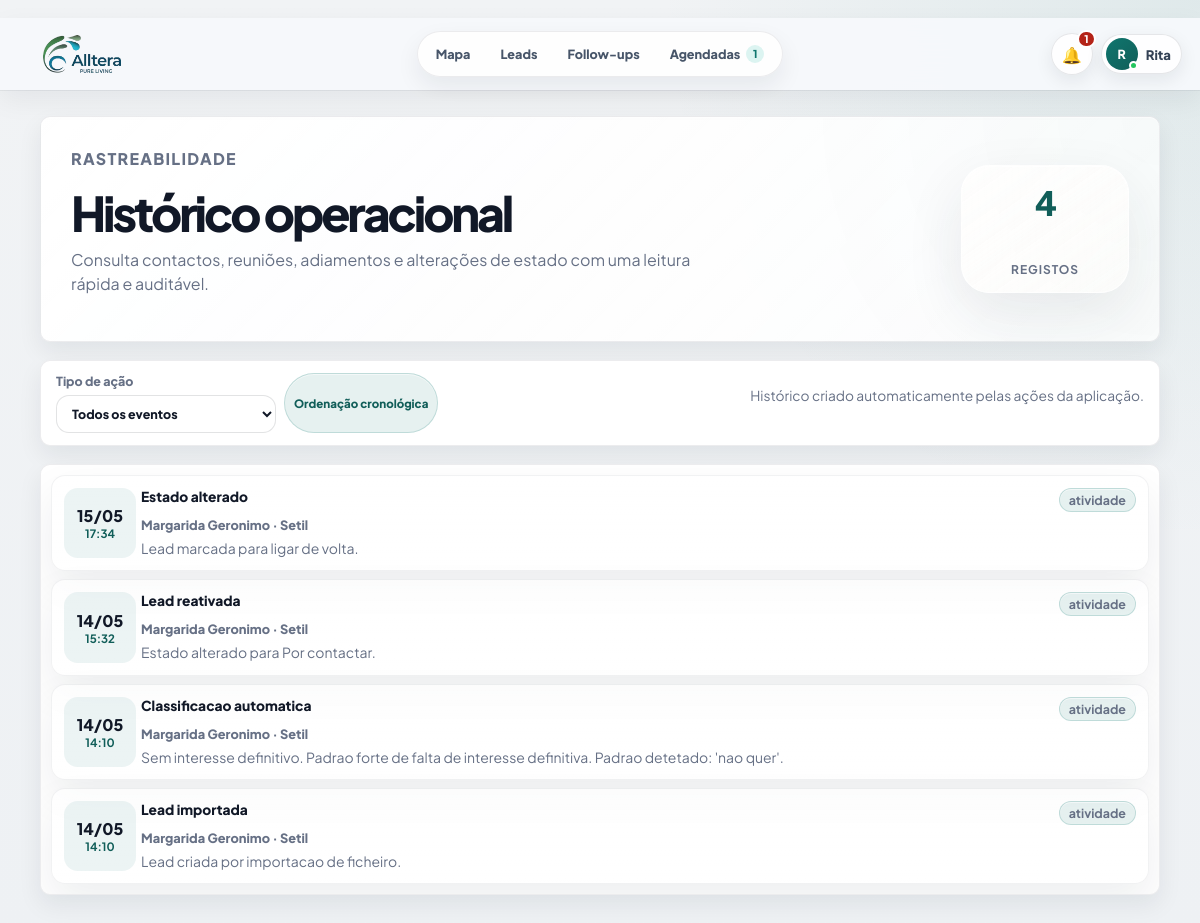
The app's page /historico?lead_id=35 (signed in), older data.
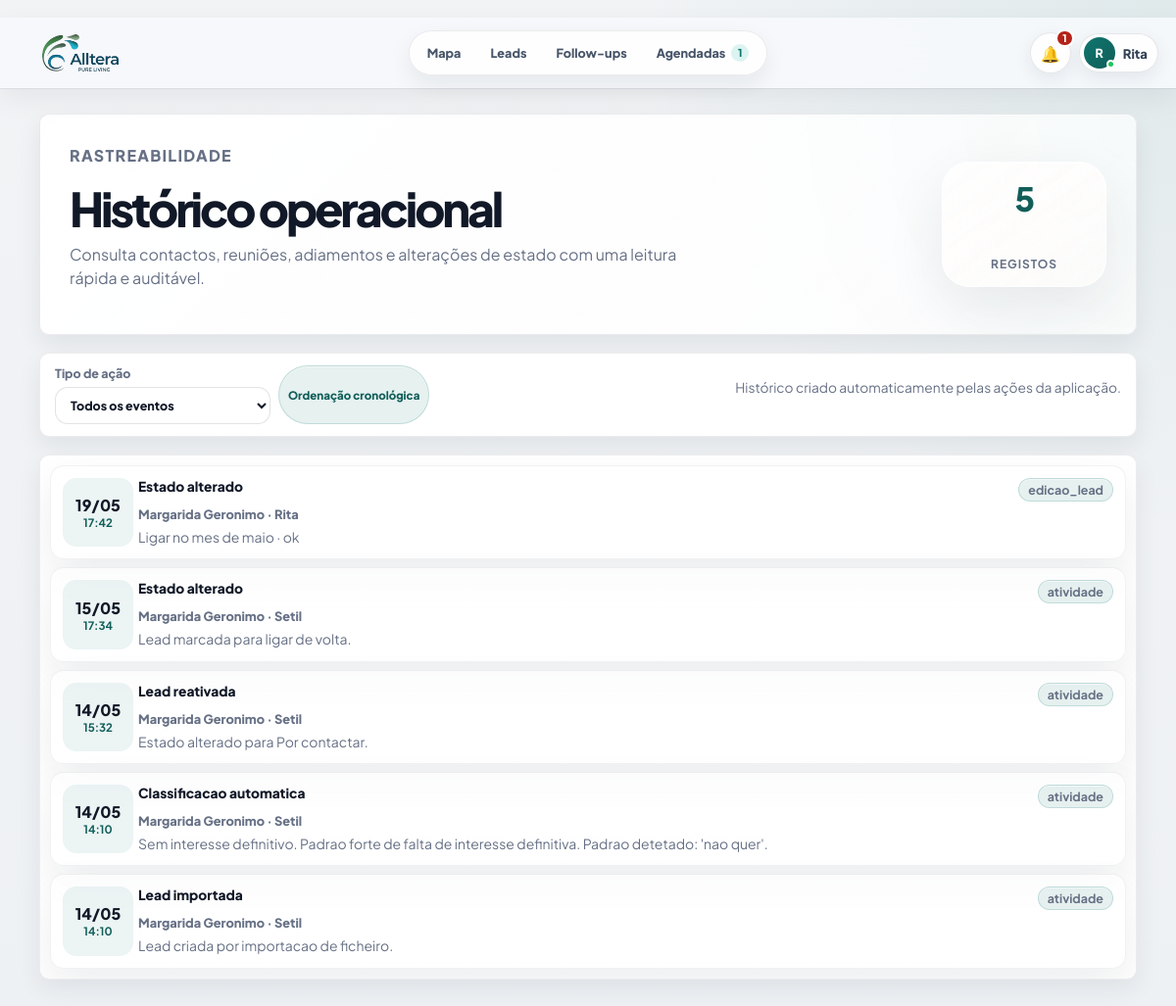
The same page, newer data.
### PlataformaApoioDecisaoComercial/models.py (models this page shows, shortened)
class User(UserMixin, db.Model):
    __tablename__ = "users"
    id = db.Column(db.Integer, primary_key=True)
    nome = db.Column(db.String(120), nullable=False)
    email = db.Column(db.String(160), nullable=False, unique=True, index=True)
    password_hash = db.Column(db.String(255), nullable=False)
    role = db.Column(db.String(40), nullable=False, default="comercial")
    ativo = db.Column(db.Boolean, nullable=False, default=True)
    created_at = db.Column(db.DateTime, default=datetime.utcnow)
    @property
    def is_active(self):
        return bool(self.ativo)
    historico = db.relationship("HistoricoLead", back_populates="user", lazy="dynamic")
    assigned_leads = db.relationship("Lead", back_populates="assigned_to", lazy="dynamic")

class HistoricoLead(db.Model):
    id = db.Column(db.Integer, primary_key=True)
    lead_id = db.Column(db.Integer, db.ForeignKey("lead.id"), nullable=False)
    user_id = db.Column(db.Integer, db.ForeignKey("users.id"), nullable=True, index=True)
    acao = db.Column(db.String(120), nullable=False)
    tipo_acao = db.Column(db.String(80), nullable=True, index=True)
    observacao = db.Column(db.Text, nullable=True)
    resultado = db.Column(db.String(120), nullable=True)
    comercial_responsavel = db.Column(db.String(80), nullable=True)
    created_at = db.Column(db.DateTime, default=datetime.utcnow)
    user = db.relationship("User", back_populates="historico")

class Lead(db.Model):
    id = db.Column(db.Integer, primary_key=True)
    nome_cliente = db.Column(db.String(180), nullable=True)
    area_negocio = db.Column(db.String(120), nullable=True)
    cidade = db.Column(db.String(80), nullable=True)
    empresa = db.Column(db.String(180), nullable=True)
    nome_empresa = db.Column(db.String(180), nullable=False)
    tipo_cliente = db.Column(db.String(80), nullable=False)
    morada = db.Column(db.String(220), nullable=True)
    codigo_postal = db.Column(db.String(20), nullable=True)
    localidade = db.Column(db.String(80), nullable=False)
    contacto = db.Column(db.String(120), nullable=True)
    telefone = db.Column(db.String(40), nullable=True)
    email = db.Column(db.String(160), nullable=True)
    categoria = db.Column(db.String(120), nullable=True)
    nif = db.Column(db.String(30), nullable=True)
    observacoes = db.Column(db.Text, nullable=True)
    observacoes_contacto = db.Column(db.Text, nullable=True)
    reuniao_info = db.Column(db.Text, nullable=True)
    classificacao_observacao = db.Column(db.String(80), nullable=True)
    motivo_classificacao = db.Column(db.Text, nullable=True)
    latitude = db.Column(db.Float, nullable=True)
    longitude = db.Column(db.Float, nullable=True)
    estado = db.Column(db.String(40), nullable=False, default="Por contactar")
    estado_lead = db.Column(db.String(40), nullable=True, default="Por contactar")
    prioridade = db.Column(db.String(20), nullable=True, default="Baixa")
    comercial_responsavel = db.Column(db.String(80), nullable=False, default="Flávia")
    data_novo_contacto = db.Column(db.Date, nullable=True)
    data_reuniao = db.Column(db.Date, nullable=True)
    hora_reuniao = db.Column(db.String(10), nullable=True)
    tags = db.Column(db.String(300), nullable=True)
    insight_tags = db.Column(db.String(400), nullable=True)
    insight_note = db.Column(db.Text, nullable=True)
    assigned_to_id = db.Column(db.Integer, db.ForeignKey("users.id"), nullable=True, index=True)
    created_at = db.Column(db.DateTime, default=datetime.utcnow)
    updated_at = db.Column(db.DateTime, default=datetime.utcnow, onupdate=datetime.utcnow)
    assigned_to = db.relationship("User", back_populates="assigned_leads")
    historico = db.relationship(
        "HistoricoLead",
        backref="lead",
        cascade="all, delete-orphan",
        order_by="desc(HistoricoLead.created_at)",
    )

### PlataformaApoioDecisaoComercial/app.py (the view)
    @app.route("/historico")
    @login_required
    def historico():
        lead_id = request.args.get("lead_id", type=int)
        query = HistoricoLead.query
        if lead_id:
            query = query.filter_by(lead_id=lead_id)
        entries = (
            query.options(joinedload(HistoricoLead.user), joinedload(HistoricoLead.lead))
            .order_by(HistoricoLead.created_at.desc())
            .limit(300)
            .all()
        )
        return render_template("historico.html", entries=entries)

### PlataformaApoioDecisaoComercial/app.py (called while the page is built, shortened)
def normalize_lookup(value):
    text = str(value or "").strip().lower()
    text = unicodedata.normalize("NFKD", text)
    return "".join(char for char in text if not unicodedata.combining(char))

def clean_text(value):
    return re.sub(r"\s+", " ", str(value or "").strip())

def parse_time_value(value):
    value = clean_text(value)
    if not value:
        return None
    match = re.fullmatch(r"([01]?\d|2[0-3]):([0-5]\d)(?::[0-5]\d)?", value)
    if not match:
        return None
    return f"{int(match.group(1)):02d}:{match.group(2)}"

def scheduled_time_label(lead):
    return parse_time_value(getattr(lead, "hora_reuniao", None)) or ""

def is_scheduled_lead(lead):
    if not lead or not lead.data_novo_contacto:
        return False
    state = normalize_legacy_state(lead.estado)
    text = normalize_lookup(" ".join([
        lead.estado or "",
        lead.classificacao_observacao or "",
        lead.observacoes or "",
        lead.observacoes_contacto or "",
        lead.motivo_classificacao or "",
    ]))
    if state in SCHEDULED_STATES:
        return True

def scheduled_badge_count():
    today = date.today()
    return (
        Lead.query.filter(
            Lead.data_novo_contacto.isnot(None),
            Lead.data_novo_contacto <= today,
            Lead.estado.in_(list(SCHEDULED_STATES)),
        ).count()
    )

def normalize_legacy_state(state):
    value = clean_text(state)
    mapping = {
        "Contactado": "Ligar de volta",
        "Reunião marcada": "Já tratado / no CRM",
        "ReuniÃ£o marcada": "Já tratado / no CRM",
        "Cliente existente": "Já tratado / no CRM",
        "Sem interesse definitivo": "Sem interesse",
    }
    return mapping.get(value, value)

### PlataformaApoioDecisaoComercial/templates/historico.html (shortened to what this page needs)
{% extends "base.html" %}
{% block content %}
<main class="page-shell history-page">
    <section class="panel import-hero history-hero">
        <div>
            <p class="eyebrow">Rastreabilidade</p>
            <h1>Histórico operacional</h1>
            <p>Consulta contactos, reuniões, adiamentos e alterações de estado com uma leitura rápida e auditável.</p>
        </div>
        <div class="history-hero__meta">
            <span>{{ entries|length }}</span>
            <strong>registos</strong>
        </div>
    </section>
    <section class="panel history-toolbar">
        <div>
            <label class="history-filter-label">Tipo de ação
                <select id="historyActionFilter">
                    <option value="">Todos os eventos</option>
                </select>
            </label>
            <span class="tag tag--soft">Ordenação cronológica</span>
        </div>
        <p class="hint">Histórico criado automaticamente pelas ações da aplicação.</p>
    </section>
    <section class="panel history-panel">
        <div class="history-table">
            {% for entry in entries %}
            <article class="history-entry" data-action-text="{{ (entry.tipo_acao or entry.acao)|lower }}">
                <div class="history-entry__date">
                    <strong>{{ entry.created_at.strftime("%d/%m") }}</strong>
                    <span>{{ entry.created_at.strftime("%H:%M") }}</span>
                </div>
                <div class="history-entry__body">
                    <div class="history-entry__top">
                        <strong>{{ entry.acao }}</strong>
                        <span class="tag action-badge">{{ entry.tipo_acao or "atividade" }}</span>
                    </div>
                    <span>{{ entry.lead.nome_empresa if entry.lead else "Lead removida" }} · {{ entry.user.nome if entry.user else entry.comercial_responsavel or "Sem utilizador" }}</span>
                    <p>{{ entry.observacao or "Sem observacao" }}{% if entry.resultado %} · {{ entry.resultado }}{% endif %}</p>
                </div>
            </article>
            {% else %}
            <p class="empty-state">Ainda nao existem registos de historico.</p>
            {% endfor %}
        </div>
    </section>
</main>
{% endblock %}

### PlataformaApoioDecisaoComercial/templates/base.html (shortened to what this page needs)
﻿<!doctype html>
<html lang="pt">
<head>
    <link rel="stylesheet" href="https://unpkg.com/leaflet@1.9.4/dist/leaflet.css">
    <link rel="stylesheet" href="{{ url_for('static', filename='css/styles.css') }}">
</head>
<body>
    <div class="app-shell">
        <header class="topbar topbar--minimal" id="appTopbar" aria-label="Barra superior">
            <a class="topnav-brand" href="{{ url_for('admin_overview') if current_user.is_authenticated and current_user.role == 'admin' else (url_for('mapa_leads') if current_user.is_authenticated else url_for('login')) }}" aria-label="Alltera">
                <span class="topnav-brand__logo" aria-hidden="true">
                    <img src="{{ url_for('static', filename='alltera-logo.png') }}" alt="">
                </span>
            </a>
            {% if current_user.is_authenticated %}
            <nav class="topnav-pill" aria-label="Navegação principal">
                {% if current_user.role == "admin" %}
                <a href="{{ url_for('admin_overview') }}" {% if request.endpoint == 'admin_overview' %}aria-current="page"{% endif %}>Overview</a>
                <a href="{{ url_for('mapa_leads') }}" {% if request.endpoint == 'mapa_leads' %}aria-current="page"{% endif %}>Mapa</a>
                <a href="{{ url_for('todas_leads') }}" {% if request.endpoint == 'todas_leads' %}aria-current="page"{% endif %}>Leads</a>
                <a href="{{ url_for('admin_users') }}" {% if request.endpoint == 'admin_users' %}aria-current="page"{% endif %}>Equipa</a>
                <a href="{{ url_for('historico') }}" {% if request.endpoint == 'historico' %}aria-current="page"{% endif %}>Auditoria</a>
                <a href="{{ url_for('importar_leads') }}" {% if request.endpoint == 'importar_leads' %}aria-current="page"{% endif %}>Importar Leads</a>
                {% else %}
                <a href="{{ url_for('mapa_leads') }}" {% if request.endpoint == 'mapa_leads' %}aria-current="page"{% endif %}>Mapa</a>
                <a href="{{ url_for('todas_leads') }}" {% if request.endpoint == 'todas_leads' %}aria-current="page"{% endif %}>Leads</a>
                <a href="{{ url_for('esquecidas') }}" {% if request.endpoint == 'esquecidas' %}aria-current="page"{% endif %}>Follow-ups</a>
                <a href="{{ url_for('agendadas') }}" {% if request.endpoint == 'agendadas' %}aria-current="page"{% endif %}>
                    Agendadas
                    {% if scheduled_sidebar_count %}
                    <strong class="topnav-badge">{{ scheduled_sidebar_count }}</strong>
                    {% endif %}
                </a>
                {% endif %}
            </nav>
            {% endif %}
            <div class="topbar__actions">
                {% if current_user.is_authenticated %}
                {% set display_name = current_user.nome or current_user.email %}
                {% set first_name = display_name.split()[0] %}
                <div class="notifications-menu" id="notificationsMenu">
                    <button class="notifications-trigger" id="notificationsButton" type="button" aria-haspopup="menu" aria-expanded="false" aria-controls="notificationsDropdown" title="Notificações operacionais">
                        <span aria-hidden="true">🔔</span>
                        {% if operational_notifications.count > 0 %}
                        <strong>{{ operational_notifications.count }}</strong>
                        {% endif %}
                    </button>
                </div>
                <div class="profile-menu" id="profileMenu">
                    <button class="profile-trigger" id="profileMenuButton" type="button" aria-haspopup="menu" aria-expanded="false" aria-controls="profileDropdown">
                        <span class="profile-avatar" aria-hidden="true">{{ display_name[:1]|upper }}<i></i></span>
                        <span class="profile-trigger__name">{{ first_name }}</span>
                    </button>
                </div>
                {% endif %}
            </div>
        </header>
        <div class="app-shell__content">
            {% block content %}{% endblock %}
        </div>
    </div>
    {% if current_user.is_authenticated %}
    <aside class="command-palette" id="commandPalette" aria-hidden="true">
    </aside>
    <aside class="global-lead-drawer" id="globalLeadDrawer" aria-hidden="true">
    </aside>
    {% endif %}
</body>
</html>

Row changes from the older to the newer data that the page shows:
added HistoricoLead: created_at "19/05", created_at "17:42", acao "Estado alterado", tipo_acao "edicao_lead", lead "Margarida Geronimo", user "Rita", observacao "Ligar no mes de maio", resultado "ok"
Text that changed along with them:
{{ entries|length }}: "4" → "5"
